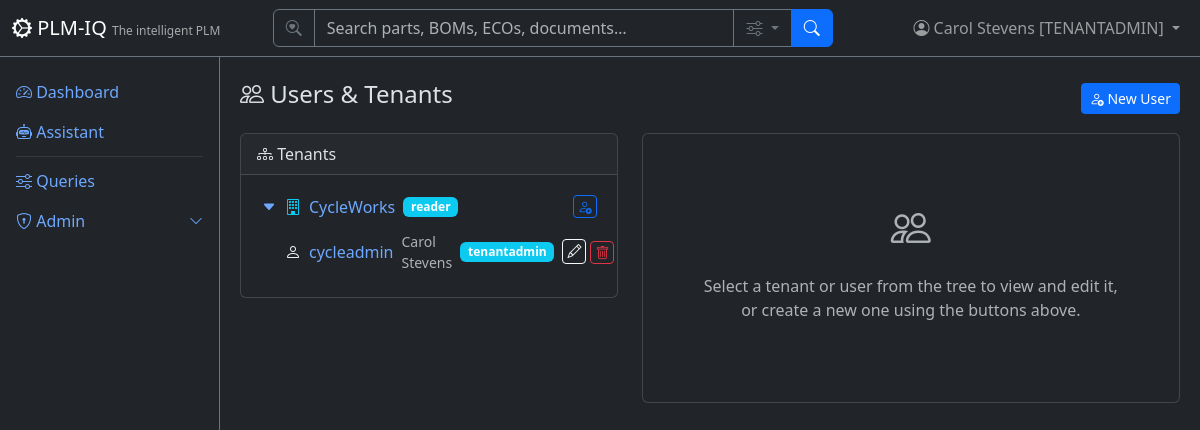
The app's page /admin (signed in), older data.
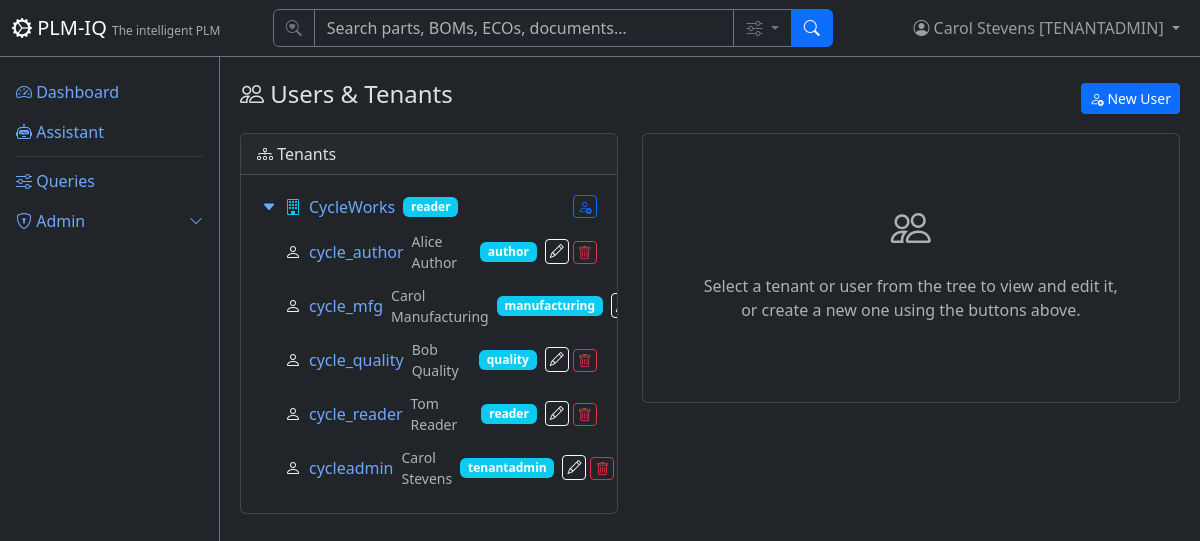
The same page, newer data.
### app/models/tenant_user.py (models this page shows)
class User(Base):
    __tablename__ = "users"
    user_id = Column("user_id", Integer, primary_key=True, autoincrement=True)
    username = Column("username", String, unique=True, nullable=False)
    full_name = Column("full_name", String, nullable=False)
    email = Column("email", String)
    password_hash = Column("password_hash", String, nullable=False, default="")
    tenant_id = Column("tenant_id", Integer, ForeignKey("tenants.tenant_id"), nullable=False, default=1)
    tenant_key = Column("tenant_key", String, nullable=False)
    is_active = Column("is_active", Boolean, default=True)
    created_date = Column("created_date", String)
    role = Column("role", String, nullable=False, default="reader")
    tenant = relationship("Tenant", back_populates="users")
    favorites = relationship("Favorite", back_populates="user")

class Tenant(Base):
    __tablename__ = "tenants"
    tenant_id = Column("tenant_id", Integer, primary_key=True, autoincrement=True)
    tenant_name = Column("tenant_name", String, unique=True, nullable=False)
    tenant_key = Column("tenant_key", String, unique=True, nullable=False)
    tenant_secret = Column("tenant_secret", String, nullable=False, default="")
    subdomain = Column("subdomain", String, unique=True, nullable=True)
    description = Column("description", String)
    created_date = Column("created_date", String)
    role = Column("role", String, default="reader")
    is_active = Column("is_active", Boolean, default=True)
    users = relationship("User", back_populates="tenant")
    parts = relationship("Part", back_populates="tenant")
    favorites = relationship("Favorite", back_populates="tenant")

### app/routers/admin.py (the view)
@router.get("", response_class=HTMLResponse)
def admin_tree(
    request: Request,
    db: TenantScopedSession = Depends(get_tenant_db),
    _role: User = Depends(require_role(["tenantadmin"])),
):
    return _render_tree(request, db)

### app/templates/admin/list.html (shortened to what this page needs)
{% extends "base.html" %}
{% block content %}
<div class="d-flex justify-content-between align-items-center mb-3">
    <h4><i class="bi bi-people"></i> Users &amp; Tenants</h4>
    <div>
        <button class="btn btn-sm btn-primary" data-bs-toggle="modal" data-bs-target="#newUserModal" onclick="setNewUserTenant(0)">
            <i class="bi bi-person-add"></i> New User
        </button>
    </div>
</div>
<div class="row">
    <div class="col-lg-5 mb-3">
        <div class="card">
            <div class="card-header"><i class="bi bi-diagram-3"></i> Tenants</div>
            <div class="card-body" style="max-height: 70vh; overflow-y: auto;">
                <ul class="list-unstyled mb-0">
                    {% for t in tenants %}
                    <li class="tenant-node mb-1">
                        <div class="tree-row d-flex align-items-center gap-2 p-1 rounded {% if selected_tenant_id == t.tenant_id %}table-primary{% endif %}">
                            <button type="button" class="btn btn-sm btn-link p-0 caret" onclick="toggle('tenant-{{ t.tenant_id }}')">
                                <i class="bi bi-caret-down-fill"></i>
                            </button>
                            <i class="bi bi-building text-info"></i>
                            <a href="/admin/tenant/{{ t.tenant_id }}" class="node-label text-decoration-none">{{ t.tenant_name }}</a>
                            <span class="badge bg-info">{{ t.role }}</span>
                            <span class="ms-auto d-flex gap-1">
                                <button type="button" class="btn btn-sm btn-outline-primary py-0 px-1 add-user-btn" title="Add user"
                                        data-bs-toggle="modal" data-bs-target="#newUserModal" data-tenant-id="{{ t.tenant_id }}">
                                    <i class="bi bi-person-add"></i>
                                </button>
                            </span>
                        </div>
                        <ul id="tenant-{{ t.tenant_id }}" class="list-unstyled ms-4 mt-1">
                            {% for u in t.users|sort(attribute='username') if show_inactive_users or u.is_active %}
                            <li class="user-node mb-1">
                                <div class="tree-row d-flex align-items-center gap-2 p-1 rounded {% if selected_user_id == u.user_id %}table-primary{% endif %}">
                                    <i class="bi bi-person text-light"></i>
                                    <a href="/admin/user/{{ u.user_id }}" class="node-label text-decoration-none">{{ u.username }}</a>
                                    <small class="text-muted">{{ u.full_name }}</small>
                                    <span class="badge bg-info">{{ u.role }}</span>
                                    <span class="ms-auto d-flex gap-1">
                                        <a href="/admin/user/{{ u.user_id }}" class="btn btn-sm btn-outline-light py-0 px-1" title="Edit"><i class="bi bi-pencil"></i></a>
                                        <form method="POST" action="/admin/user/{{ u.user_id }}/delete" onsubmit="return confirm('Delete user {{ u.username }}?');">
                                            <button type="submit" class="btn btn-sm btn-outline-danger py-0 px-1" title="Delete"><i class="bi bi-trash"></i></button>
                                        </form>
                                    </span>
                                </div>
                            </li>
                            {% else %}
                            <li class="text-muted small fst-italic">No users</li>
                            {% endfor %}
                        </ul>
                    </li>
                    {% else %}
                    <li class="text-muted">No tenants yet.</li>
                    {% endfor %}
                </ul>
            </div>
        </div>
    </div>
    <div class="col-lg-7 mb-3">
        <div class="card">
            <div class="card-body">
                {% if selected_tenant %}
                <h5 class="card-title"><i class="bi bi-building text-info"></i> Tenant: {{ selected_tenant.tenant_name }}</h5>
                <form method="POST" action="/admin/tenant/{{ selected_tenant.tenant_id }}/edit">
                    <div class="mb-3">
                        <label class="form-label">Tenant Name</label>
                        <input type="text" name="tenant_name" class="form-control" value="{{ selected_tenant.tenant_name }}" required>
                    </div>
                    <div class="mb-3">
                        <label class="form-label">Tenant Key</label>
                        <div class="input-group">
                            <input type="text" name="tenant_key" class="form-control" value="{{ selected_tenant.tenant_key }}" required id="editTenantKey">
                            <button class="btn btn-outline-secondary" type="button" onclick="generateEditTenantKey()" title="Generate a unique tenant key">
                                <i class="bi bi-key"></i> Generate
                            </button>
                        </div>
                        <div class="form-text text-secondary">The auth key used for multi-tenant data isolation.</div>
                    </div>
                    <div class="mb-3">
                        <label class="form-label">Tenant Secret</label>
                        <div class="input-group">
                            <input type="text" name="tenant_secret" class="form-control" value="{{ selected_tenant.tenant_secret }}" required id="editTenantSecret">
                            <button class="btn btn-outline-secondary" type="button" onclick="generateEditTenantSecret()" title="Generate a unique tenant secret">
                                <i class="bi bi-key"></i> Generate
                            </button>
                        </div>
                        <div class="form-text text-secondary">The shared secret used for tenant authentication and API access.</div>
                    </div>
                    <div class="mb-3">
                        <label class="form-label">Description</label>
                        <textarea name="description" class="form-control" rows="2">{{ selected_tenant.description or '' }}</textarea>
                    </div>
                    <div class="mb-3">
                        <label class="form-label">Subdomain</label>
                        <input type="text" name="subdomain" class="form-control" value="{{ selected_tenant.subdomain or '' }}" placeholder="e.g. tenant1 (→ tenant1.{{ base_domain }})">
                        <div class="form-text text-secondary">Letters, numbers, dashes. Determines the tenant's hostname.</div>
                    </div>
                    <div class="row g-2">
                        <div class="col-md-6 mb-3">
                            <label class="form-label">Role</label>
                            <select name="role" class="form-select">
                                {% for r in tenant_roles %}<option value="{{ r }}" {% if r == selected_tenant.role %}selected{% endif %}>{{ r }}</option>{% endfor %}
                            </select>
                        </div>
                        <div class="col-md-6 mb-3 d-flex align-items-end">
                            <div class="form-check">
                                <input type="checkbox" name="is_active" value="on" class="form-check-input" id="tActive" {% if selected_tenant.is_active %}checked{% endif %}>
                                <label class="form-check-label" for="tActive">Active</label>
                            </div>
                        </div>
                    </div>
                    <div class="d-flex gap-2">
                        <button type="submit" class="btn btn-primary"><i class="bi bi-save"></i> Save</button>
                        <a href="/admin" class="btn btn-outline-secondary">Cancel</a>
                    </div>
                </form>
                {% else %}
                <div class="text-center text-muted py-5">
                    <i class="bi bi-people" style="font-size: 2.5rem;"></i>
                    <p class="mt-3">Select a tenant or user from the tree to view and edit it,<br>or create a new one using the buttons above.</p>
                </div>
                {% endif %}
            </div>
        </div>
    </div>
</div>
{% endblock %}

### app/templates/base.html (shortened to what this page needs)
<!DOCTYPE html>
<html lang="en" data-bs-theme="dark">
<head>
    <link href="https://cdn.jsdelivr.net/npm/bootstrap@5.3.3/dist/css/bootstrap.min.css" rel="stylesheet">
    <link href="https://cdn.jsdelivr.net/npm/bootstrap-icons@1.11.3/font/bootstrap-icons.css" rel="stylesheet">
</head>
<body>
    <nav class="navbar navbar-expand-md navbar-dark bg-dark fixed-top border-bottom border-secondary">
        <div class="container-fluid">
            <a class="navbar-brand" href="/">
                <i class="bi bi-gear-wide-connected"></i> PLM-IQ
                <small class="d-none d-md-inline">The intelligent PLM</small>
            </a>
            <div class="collapse navbar-collapse" id="navMenu">
                {% if current_user %}
                <form class="d-flex mx-auto my-2 my-md-0" role="search" action="/search" method="get" style="width: 100%; max-width: 560px;">
                    <div class="input-group">
                        <span class="input-group-text bg-dark border-secondary text-secondary"><i class="bi bi-search-heart"></i></span>
                        <input type="search" name="q" class="form-control bg-dark text-light border-secondary" placeholder="Search parts, BOMs, ECOs, documents…" aria-label="Search">
                        <button class="btn btn-outline-secondary dropdown-toggle" type="button" data-bs-toggle="dropdown" data-bs-auto-close="outside" title="Search options">
                            <i class="bi bi-sliders"></i>
                        </button>
                        <button class="btn btn-primary" type="submit"><i class="bi bi-search"></i></button>
                    </div>
                </form>
                {% endif %}
                <ul class="navbar-nav ms-auto align-items-center">
                    {% if current_user %}
                    <li class="nav-item dropdown">
                        <a class="nav-link dropdown-toggle position-relative" href="#" role="button" data-bs-toggle="dropdown" aria-label="Profile Menu" title="Profile Menu">
                            <i class="bi bi-person-circle"></i>
                            <span class="d-none d-md-inline">{{ current_user.full_name }} [{{ current_user.role|upper if current_user.role else 'SUPERUSER' }}]</span>
                        </a>
                    </li>
                    {% else %}
                    <li class="nav-item">
                        <a class="nav-link" href="/login"><i class="bi bi-box-arrow-in-right"></i> Sign In</a>
                    </li>
                    {% endif %}
                </ul>
            </div>
        </div>
    </nav>
    <div class="sidebar bg-dark border-end border-secondary pt-3">
        <ul class="nav nav-pills flex-column">
            <li class="nav-item">
                <a class="nav-link" href="/"><i class="bi bi-speedometer2"></i> Dashboard</a>
            </li>
            <li class="nav-item">
                <a class="nav-link" href="/assistant"><i class="bi bi-robot"></i> Assistant</a>
            </li>
            <li class="nav-item">
                <hr class="nav-divider my-1 mx-3 border-secondary">
            </li>
            <li class="nav-item">
                <a class="nav-link" href="/queries"><i class="bi bi-sliders"></i> Queries</a>
            </li>
            {% if current_user and (current_user.role == 'tenantadmin' or current_user.role is none or current_user.role == 'superadmin') %}
            <li class="nav-item">
                <a class="nav-link d-flex justify-content-between align-items-center" data-bs-toggle="collapse" href="#adminSubmenu" role="button" aria-expanded="false">
                    <span><i class="bi bi-shield-lock"></i> Admin</span>
                    <i class="bi bi-chevron-down small"></i>
                </a>
            </li>
            {% endif %}
        </ul>
    </div>
    <div class="main-content">
        {% block content %}{% endblock %}
    </div>
</body>
</html>

### app/templates/base.html (style rules this page uses)
body { padding-top: 60px; }
.sidebar { position: fixed; top: 56px; bottom: 0; left: 0; width: 220px; overflow-y: auto; }
.main-content { margin-left: 220px; padding: 20px; }
.navbar-brand small { font-size: 0.75rem; opacity: 0.6; }

Row changes from the older to the newer data that the page shows:
added User: username "cycle_author", full_name "Alice Author", role "author"
added User: username "cycle_mfg", full_name "Carol Manufacturing", role "manufacturing"
added User: username "cycle_quality", full_name "Bob Quality", role "quality"
added User: username "cycle_reader", full_name "Tom Reader", role "reader"
